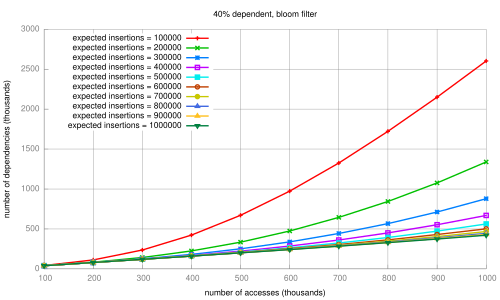

Generate this figure with gnuplot:
set terminal pdf
set output 'dissertation-gnuplottex-fig13.pdf'
load '../dynamic/formatted-results/vector-survey-0.6/time.gnuplot'
